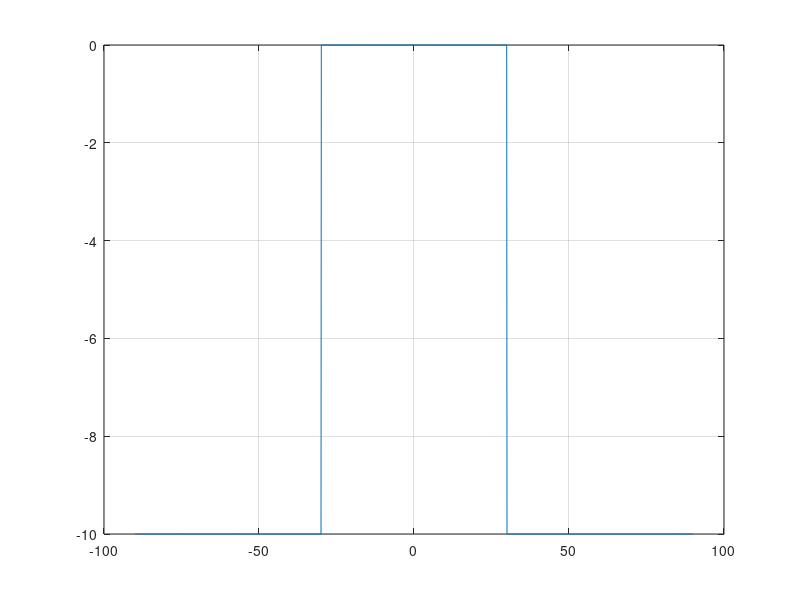

The MATLAB script that drew this image: (Note: this script raises an error after producing the figure.)
%% TCMD method in article: 
%% Beampattern matching in colocated MIMO radar using transmit covariance matrix design
%% It is written by Elahe Faghand
clf
clc
clear
tic
%% single lobe desired beampattern
start = -30;
stop = 30;
N = 10; % number of antennas
%%
theta_0 = (start + stop)/2;
theta = (-90:0.1:90)'*(pi/180); % radian
tt = (-90:0.1:90)'; % degree
L = length(theta);
for l = 1:L
    aT = exp(  1j * pi*(0:N-1)*sin(theta(l)) ).'; % steering vector
end
%%
a0 = exp(  1j * pi*(0:N-1)*sin(theta_0 *pi/180) ).';
beta0 = 1/(norm (a0)^2+norm (a0)^4);
IN = eye(N);
R_pre = beta0*(a0*a0'+IN);
%% Desired BeamPattern
pl1 = sin (start * pi/180 );
ph1 = sin (stop * pi/180);
P_d = (1.*(sin(theta)>pl1).*(sin(theta)<ph1));
theta_main = [start + 5 : 0.1 : stop - 5]' * (pi/180);
for i=1:length(P_d)
    if P_d(i)==0;
       P_d(i)=1e-1;
    end
end
plot(tt,10*log10(P_d)), grid on, hold on
%% Part_1
k=1;
D_k_while =1;
epsilon = 0.2;
eta = 0.1;
while max(D_k_while) > epsilon && k < 5
    BP_R_pre = Beam_Pattern (N,theta,R_pre);
    D_k = abs(P_d - BP_R_pre');
    [~,idx] = max (D_k);
    tt(idx)
    Ld_tetak = P_d(idx);
    aT_k = exp(  1j * pi*(0:N-1)*sin(theta(idx))).';
    beta_o = (Ld_tetak - (aT_k'*R_pre*aT_k))/norm (aT_k)^4;
    if beta_o >= -1/(aT_k'*R_pre^-1*aT_k);
        beta(k) = beta_o;
    else
         beta(k)= -1/(aT_k'*R_pre^-1*aT_k);
    end
    R(:,:,k) = R_pre + beta(k) * aT_k *aT_k';
    R_pre = R(:,:,k);
    P_sqp = Beam_Pattern (N,theta,R(:,:,k) );
   plot(tt,10*log10(abs(P_sqp)/max(P_sqp))), grid on, hold on

    BP_R_pre_while = Beam_Pattern (N,theta_main,R_pre);
    D_k_while = abs(ones(length(BP_R_pre_while),1) - BP_R_pre_while');
    k
    k=k+1;
    max(D_k_while)
end
figure
plot(tt,10*log10(abs(P_sqp)/max(P_sqp))), grid on, hold on

 %% Part 2
theta_side = [[-75 : 0.1 : start - 5],[ stop + 5 : 0.1 : 75]]' * (pi/180);
D_k_2 = 1;
k = 1;
while max(D_k_2) > eta && k < 10
        D_k_2 = abs(Beam_Pattern (N,theta_side,R_pre));
        [~,idx] = max (D_k_2);
        theta_side(idx) * 180/pi

        idx = find(abs(theta - theta_side(idx))<1e-5); % index in theta

        Ld_tetak = P_d(idx);
        aT_k = exp( 1j * pi*(0:N-1) * sin(theta(idx) )).';
        beta_o = (Ld_tetak - (aT_k'*R_pre*aT_k))/norm (aT_k)^4;
        if beta_o >= -1/(aT_k'*R_pre^-1*aT_k);
            beta(k) = beta_o;
        else
             beta(k)= -1/(aT_k' * R_pre^-1 * aT_k);
        end
        R(:,:,k) = R_pre + beta(k) * aT_k *aT_k';
        R_pre = R(:,:,k);
        P_sqp = Beam_Pattern (N,theta,R_pre );
        
        plot(tt,10*log10(abs(P_sqp)/max(P_sqp))), grid on, hold on
        k = k+1;
end
%%
function Beam_Pattern = Beam_Pattern (N,gamma,R)
Beam_Pattern = zeros(1, length(gamma));
    for l = 1:length(gamma)
        et = exp(1j*pi*(0:N-1)*(gamma(l))).';
        Beam_Pattern(l) = et'*R*et;
    end
end
